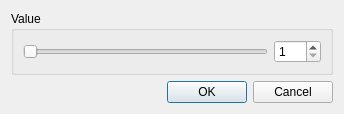
<?xml version="1.0" encoding="UTF-8"?>
<ui version="4.0">
 <class>LiveFilterDialog</class>
 <widget class="QDialog" name="LiveFilterDialog">
  <property name="geometry">
   <rect>
    <x>0</x>
    <y>0</y>
    <width>344</width>
    <height>100</height>
   </rect>
  </property>
  <property name="sizePolicy">
   <sizepolicy hsizetype="Fixed" vsizetype="Fixed">
    <horstretch>0</horstretch>
    <verstretch>0</verstretch>
   </sizepolicy>
  </property>
  <property name="windowTitle">
   <string>Dialog</string>
  </property>
  <layout class="QVBoxLayout" name="verticalLayout">
   <item>
    <widget class="QGroupBox" name="groupBox">
     <property name="title">
      <string>Value</string>
     </property>
     <layout class="QHBoxLayout" name="horizontalLayout">
      <item>
       <widget class="QSlider" name="horizontalSlider">
        <property name="minimum">
         <number>1</number>
        </property>
        <property name="maximum">
         <number>100</number>
        </property>
        <property name="pageStep">
         <number>1</number>
        </property>
        <property name="value">
         <number>1</number>
        </property>
        <property name="orientation">
         <enum>Qt::Horizontal</enum>
        </property>
       </widget>
      </item>
      <item>
       <widget class="QSpinBox" name="spinBox">
        <property name="minimum">
         <number>1</number>
        </property>
        <property name="maximum">
         <number>100</number>
        </property>
        <property name="value">
         <number>1</number>
        </property>
       </widget>
      </item>
     </layout>
    </widget>
   </item>
   <item>
    <widget class="QDialogButtonBox" name="buttonBox">
     <property name="orientation">
      <enum>Qt::Horizontal</enum>
     </property>
     <property name="standardButtons">
      <set>QDialogButtonBox::Cancel|QDialogButtonBox::Ok</set>
     </property>
    </widget>
   </item>
  </layout>
 </widget>
 <resources/>
 <connections>
  <connection>
   <sender>buttonBox</sender>
   <signal>accepted()</signal>
   <receiver>LiveFilterDialog</receiver>
   <slot>accept()</slot>
   <hints>
    <hint type="sourcelabel">
     <x>248</x>
     <y>254</y>
    </hint>
    <hint type="destinationlabel">
     <x>157</x>
     <y>274</y>
    </hint>
   </hints>
  </connection>
  <connection>
   <sender>buttonBox</sender>
   <signal>rejected()</signal>
   <receiver>LiveFilterDialog</receiver>
   <slot>reject()</slot>
   <hints>
    <hint type="sourcelabel">
     <x>316</x>
     <y>260</y>
    </hint>
    <hint type="destinationlabel">
     <x>286</x>
     <y>274</y>
    </hint>
   </hints>
  </connection>
 </connections>
</ui>
